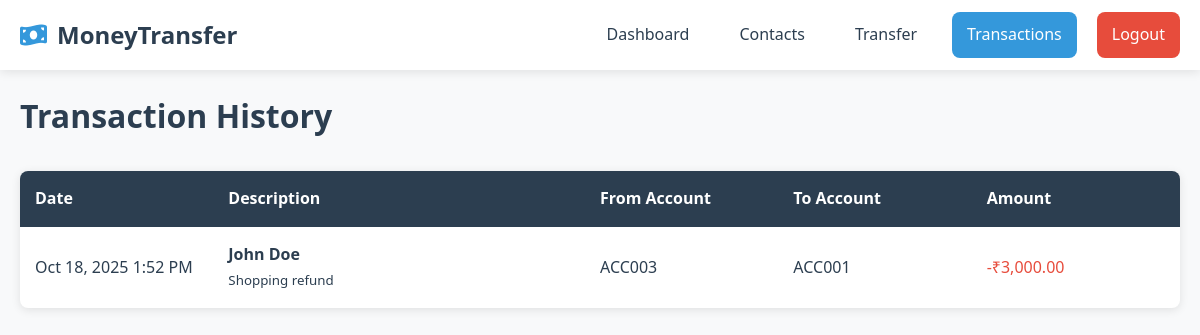
/transactions.php (signed in), run on the app's committed database.
### tables this page shows
CREATE TABLE transactions (
    id INT AUTO_INCREMENT PRIMARY KEY,
    from_account INT,
    from_user_id INT,
    to_account VARCHAR(20),
    to_name VARCHAR(100),
    to_bank VARCHAR(100),
    amount DECIMAL(10,2),
    date TIMESTAMP DEFAULT CURRENT_TIMESTAMP,
    description TEXT,
    FOREIGN KEY (from_account) REFERENCES accounts(id),
    FOREIGN KEY (from_user_id) REFERENCES users(id)
);

CREATE TABLE accounts (
    id INT AUTO_INCREMENT PRIMARY KEY,
    user_id INT,
    account_no VARCHAR(20),
    bank_name VARCHAR(100),
    balance DECIMAL(10,2) DEFAULT 0.00,
    FOREIGN KEY (user_id) REFERENCES users(id)
);

### transactions.php (the view, shortened to what this page needs)
<?php
require_once 'config.php';
$user_id = $_SESSION['user_id'];
$stmt = $pdo->prepare("
    SELECT t.*, a.account_no as from_account_no
    FROM transactions t
    JOIN accounts a ON t.from_account = a.id
    WHERE t.from_user_id = ?
    ORDER BY t.date DESC
");
$stmt->execute([$user_id]);
$transactions = $stmt->fetchAll();
?>
<!DOCTYPE html>
<html lang="en">
<head>
    <link rel="stylesheet" href="css/style.css">
</head>
<body>
    <nav class="navbar">
        <div class="nav-container">
            <div class="nav-logo">
                <i class="fas fa-money-bill-wave"></i>
                <span>MoneyTransfer</span>
            </div>
            <div class="nav-links">
                <a href="dashboard.php" class="nav-link">Dashboard</a>
                <a href="contacts.php" class="nav-link">Contacts</a>
                <a href="transfer.php" class="nav-link">Transfer</a>
                <a href="transactions.php" class="nav-link active">Transactions</a>
                <a href="logout.php" class="nav-link logout">Logout</a>
            </div>
        </div>
    </nav>
    <div class="container">
        <div class="page-header">
            <h1>Transaction History</h1>
        </div>
        <div class="transactions-container">
            <?php if (empty($transactions)): ?>
                <div class="no-data">
                    <i class="fas fa-receipt"></i>
                    <p>No transactions yet. Make your first transfer!</p>
                </div>
            <?php else: ?>
                <div class="transactions-table">
                    <div class="table-header">
                        <div>Date</div>
                        <div>Description</div>
                        <div>From Account</div>
                        <div>To Account</div>
                        <div>Amount</div>
                    </div>
                    <?php foreach ($transactions as $transaction): ?>
                    <div class="table-row">
                        <div><?php echo date('M j, Y g:i A', strtotime($transaction['date'])); ?></div>
                        <div>
                            <strong><?php echo $transaction['to_name']; ?></strong>
                            <br><small><?php echo $transaction['description']; ?></small>
                        </div>
                        <div><?php echo $transaction['from_account_no']; ?></div>
                        <div><?php echo $transaction['to_account']; ?></div>
                        <div class="amount debit">-₹<?php echo number_format($transaction['amount'], 2); ?></div>
                    </div>
                    <?php endforeach; ?>
                </div>
            <?php endif; ?>
        </div>
    </div>
</body>
</html>

### style.css (style rules this page uses)
* { margin: 0; padding: 0; box-sizing: border-box; }
:root { --primary: #3498db; --primary-dark: #2980b9; --secondary: #2c3e50; --success: #27ae60; --danger: #e74c3c; --warning: #f39c12; --light: #ecf0f1; --dark: #2c3e50; --gray: #95a5a6; --white: #ffffff; --shadow: 0 2px 10px rgba(0, 0, 0, 0.1); --border-radius: 8px; }
body { font-family: 'Segoe UI', Tahoma, Geneva, Verdana, sans-serif; background-color: #f8f9fa; color: var(--dark); line-height: 1.6; }
.container { max-width: 1200px; margin: 0 auto; padding: 20px; }
.navbar { background: var(--white); box-shadow: var(--shadow); position: sticky; top: 0; z-index: 100; }
.nav-container { max-width: 1200px; margin: 0 auto; padding: 0 20px; display: flex; justify-content: space-between; align-items: center; height: 70px; }
.nav-logo { display: flex; align-items: center; font-size: 1.5rem; font-weight: 700; color: var(--secondary); }
.nav-logo i { margin-right: 10px; color: var(--primary); }
.nav-links { display: flex; gap: 20px; }
.nav-link { text-decoration: none; color: var(--dark); padding: 10px 15px; border-radius: var(--border-radius); transition: all 0.3s; }
.nav-link:hover, .nav-link.active { background: var(--primary); color: var(--white); }
.nav-link.logout { background: var(--danger); color: var(--white); }
.debit { color: var(--danger); }
.page-header { display: flex; justify-content: space-between; align-items: center; margin-bottom: 30px; }
.transactions-table { background: var(--white); border-radius: var(--border-radius); overflow: hidden; box-shadow: var(--shadow); }
.table-header, .table-row { display: grid; grid-template-columns: 1fr 2fr 1fr 1fr 1fr; gap: 15px; padding: 15px; align-items: center; }
.table-header { background: var(--secondary); color: var(--white); font-weight: 600; }
.table-row { border-bottom: 1px solid #e1e8ed; }
.table-row:last-child { border-bottom: none; }

### data on the page
transactions: date "Oct 18, 2025 1:52 PM", to_name "John Doe", description "Shopping refund", from_account.account_no "ACC003", to_account "ACC001", amount "3,000.00"
